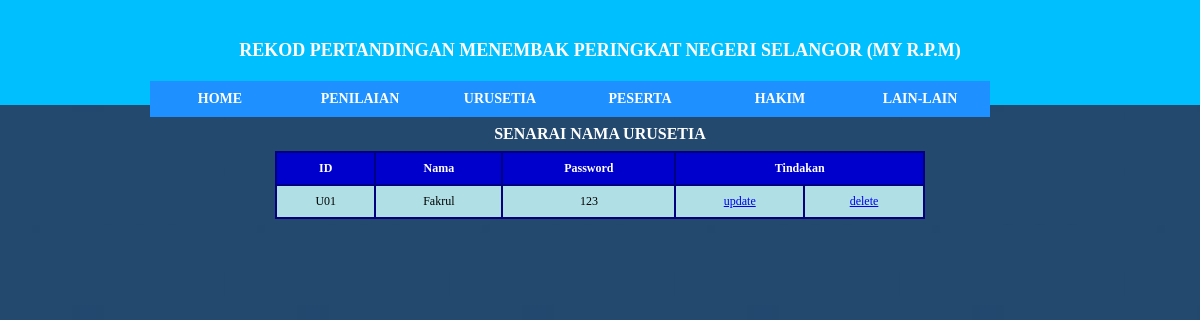
/urusetia_senarai.php, run on the app's committed database.
### tables this page shows
CREATE TABLE `urusetia` (
  `idurusetia` varchar(3) NOT NULL,
  `password` varchar(8) NOT NULL,
  `namaurusetia` varchar(30) NOT NULL
);

### urusetia_senarai.php (the view)
<?php
   include ('sambungan.php');
   include("urusetia_menu.php");
?>
<link rel="stylesheet" href="senarai.css">
<table>
    <caption>SENARAI NAMA URUSETIA</caption>
    <tr>
        <th>ID</th>
        <th>Nama</th>
        <th>Password</th>
        <th colspan="2">Tindakan</th>
    </tr>
    <?php
       $sql = "select * from urusetia";
       $result = mysqli_query($sambungan, $sql);
       while($urusetia = mysqli_fetch_array($result)) {
        echo "<tr> <td>$urusetia[idurusetia]</td>
        <td>$urusetia[namaurusetia]</td> <td>$urusetia[password]</td>
        <td><a href='urusetia_update.php?idurusetia=$urusetia[idurusetia]'>update</a></td>
        <td><a href='urusetia_delete.php?idurusetia=$urusetia[idurusetia]'>delete</a></td>
        </tr>";
       }
    ?>
</table>

### menu.css (style rules this page uses)
body { margin: 0px; }

### senarai.css (style rules this page uses)
body { background-image: url(imej/1221.jpg); }
table { font-family: verdana; font-size: 12px; font-weight: normal; width: 650px; margin: 0px auto; text-align: center; border-collapse: collapse; }
caption { font-size: 16px; font-weight: bold; color: white; padding: 8px; }
td, th { padding: 8px; border: 2px solid Navy; }
tr:nth-child(odd) { background-color: steelblue; }
tr:nth-child(even) { background-color: powderblue; }
th { font-weight: bold; color: white; background-color: mediumblue; }

### data on the page
urusetia: idurusetia "U01", namaurusetia "Fakrul", password "123"
